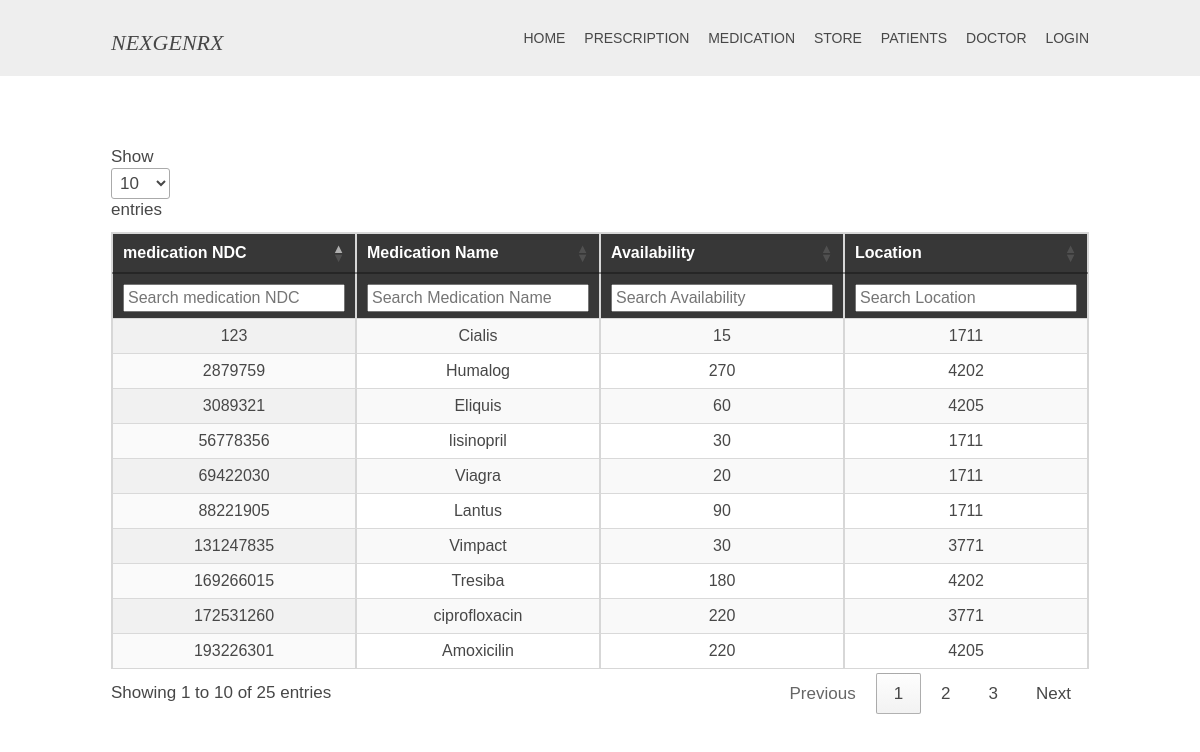
The page /Medication.php on the database its author committed.
### tables this page shows
CREATE TABLE `medication` (
  `medication_NDC` bigint(20) UNSIGNED NOT NULL,
  `medication_name` varchar(255) NOT NULL,
  `strength` int(4) NOT NULL,
  `quantity` int(4) NOT NULL,
  `type` varchar(255) NOT NULL,
  `location` varchar(55) NOT NULL
);

### Medication.php (the view, shortened to what this page needs)
<?php require('conn.php');?>
<html>
<head>
  <link href="https://cdn.datatables.net/1.10.16/css/jquery.dataTables.min.css" rel="stylesheet" />
<?php include 'header.php'; ?>
<div class="wrapper row3 pad-top">
  <main class="hoc container clear">
<table id="example" class="display" style="width:100%">
	        <tfoot>
            <tr>
                <th>medication NDC</th>
                <th>Medication Name</th>
                <th>Availability</th>
                <th>Location</th>
            </tr>
        </tfoot>
        <thead>
            <tr>
                <th>medication NDC</th>
                <th>Medication Name</th>
                <th>Availability</th>
                <th>Location</th>
            </tr>
        </thead>
        <tbody>
					<?php
					$query="SELECT * FROM medication";
					$r=mysqli_query($con,$query);
					while($fetch=mysqli_fetch_array($r))
					{
					?>
					<tr>
						<td style="text-align:center;"><?php echo $fetch['medication_NDC']?></td>
						<td style="text-align:center;"><?php echo $fetch['medication_name']?></td>
						<td style="text-align:center;"><?php echo $fetch['quantity']?></td>
						<td style="text-align:center;"><?php echo $fetch['location']?></td>
						</tr>
					<?php
					}
					?>
        </tbody>
    </table>
 </body>
</body>
</html>

### layout/styles/layout.css (style rules this page uses)
.container { padding:80px 0; }
*, *::before, *::after { transition:all .3s ease-in-out; }
table, th, td { border:1px solid; border-collapse:collapse; vertical-align:top; }
table, th { table-layout:auto; }
table { width:100%; margin-bottom:15px; }
th, td { padding:5px 8px; }
td { border-width:0 1px; }
body { color:#474747; background-color:#FFFFFF; }
.row3 { color:#474747; background-color:#FFFFFF; }
table, th, td, #comments .avatar, #comments input, #comments textarea { border-color:#D7D7D7; }
th { color:#FFFFFF; background-color:#373737; }
tr, #comments li, #comments input[type="submit"], #comments input[type="reset"] { color:inherit; background-color:#FBFBFB; }
tr:nth-child(even), #comments li:nth-child(even) { color:inherit; background-color:#F7F7F7; }
@media screen and (min-width:978px) { .hoc { max-width:978px; } }

### layout/main.css (style rules this page uses)
.pad-top { padding-top: 50px; font-size: 17px; }
.container { padding:10px 0px !important; }
tfoot { display: table-row-group; }

### layout/styles/framework.css (style rules this page uses)
html { overflow-y:scroll; overflow-x:hidden; }
html, body { margin:0; padding:0; font-size:14px; line-height:1.6em; }
*, *::before, *::after { box-sizing:border-box; }
.clear, .group { display:block; }
.clear::before, .clear::after, .group::before, .group::after { display:table; content:""; }
.clear, .clear::after, .group, .group::after { clear:both; }
body, input, textarea, select { font-family:Verdana, Geneva, sans-serif; }
.wrapper { display:block; width:100%; margin:0; padding:0; text-align:left; word-wrap:break-word; }
.hoc { display:block; margin:0 auto; }
address, article, aside, figcaption, figure, footer, header, main, nav, section { display:block; margin:0; padding:0; }

### rows shown on the page
medication: medication_NDC "123", medication_name "Cialis", quantity "15", location "1711"
medication: medication_NDC "2879759", medication_name "Humalog", quantity "270", location "4202"
medication: medication_NDC "3089321", medication_name "Eliquis", quantity "60", location "4205"
medication: medication_NDC "56778356", medication_name "lisinopril", quantity "30", location "1711"
medication: medication_NDC "69422030", medication_name "Viagra", quantity "20", location "1711"
medication: medication_NDC "88221905", medication_name "Lantus", quantity "90", location "1711"
medication: medication_NDC "131247835", medication_name "Vimpact", quantity "30", location "3771"
medication: medication_NDC "169266015", medication_name "Tresiba", quantity "180", location "4202"
medication: medication_NDC "172531260", medication_name "ciprofloxacin", quantity "220", location "3771"
medication: medication_NDC "193226301", medication_name "Amoxicilin", quantity "220", location "4205"
